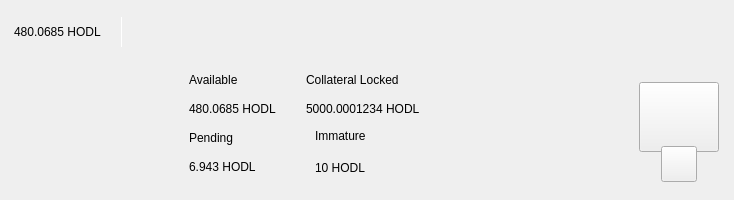
<?xml version="1.0" encoding="UTF-8"?>
<ui version="4.0">
 <class>TopBar</class>
 <widget class="QWidget" name="TopBar">
  <property name="geometry">
   <rect>
    <x>0</x>
    <y>0</y>
    <width>734</width>
    <height>200</height>
   </rect>
  </property>
  <property name="minimumSize">
   <size>
    <width>0</width>
    <height>200</height>
   </size>
  </property>
  <property name="maximumSize">
   <size>
    <width>16777215</width>
    <height>200</height>
   </size>
  </property>
  <property name="windowTitle">
   <string>Form</string>
  </property>
  <layout class="QVBoxLayout" name="verticalLayout_10" stretch="0">
   <property name="spacing">
    <number>0</number>
   </property>
   <property name="leftMargin">
    <number>0</number>
   </property>
   <property name="topMargin">
    <number>0</number>
   </property>
   <property name="rightMargin">
    <number>0</number>
   </property>
   <property name="bottomMargin">
    <number>0</number>
   </property>
   <item>
    <widget class="PFBorderImage" name="containerTop">
     <layout class="QVBoxLayout" name="verticalLayout_11">
      <property name="spacing">
       <number>0</number>
      </property>
      <property name="leftMargin">
       <number>0</number>
      </property>
      <property name="topMargin">
       <number>0</number>
      </property>
      <property name="rightMargin">
       <number>0</number>
      </property>
      <property name="bottomMargin">
       <number>0</number>
      </property>
      <item>
       <widget class="QWidget" name="top_container_2" native="true">
        <property name="minimumSize">
         <size>
          <width>0</width>
          <height>65</height>
         </size>
        </property>
        <layout class="QHBoxLayout" name="top_container">
         <property name="spacing">
          <number>0</number>
         </property>
         <property name="leftMargin">
          <number>14</number>
         </property>
         <property name="topMargin">
          <number>0</number>
         </property>
         <property name="rightMargin">
          <number>14</number>
         </property>
         <property name="bottomMargin">
          <number>0</number>
         </property>
         <item alignment="Qt::AlignVCenter">
          <widget class="QWidget" name="widgetTopAmount" native="true">
           <property name="sizePolicy">
            <sizepolicy hsizetype="Preferred" vsizetype="Maximum">
             <horstretch>0</horstretch>
             <verstretch>0</verstretch>
            </sizepolicy>
           </property>
           <layout class="QHBoxLayout" name="horizontalLayout_5">
            <property name="spacing">
             <number>0</number>
            </property>
            <property name="leftMargin">
             <number>0</number>
            </property>
            <property name="topMargin">
             <number>0</number>
            </property>
            <property name="rightMargin">
             <number>0</number>
            </property>
            <property name="bottomMargin">
             <number>0</number>
            </property>
            <item alignment="Qt::AlignTop">
             <widget class="QLabel" name="labelAmountTopPiv">
              <property name="minimumSize">
               <size>
                <width>0</width>
                <height>36</height>
               </size>
              </property>
              <property name="styleSheet">
               <string notr="true">padding:0px;margin:0px;</string>
              </property>
              <property name="text">
               <string>480.0685 HODL</string>
              </property>
             </widget>
            </item>
            <item>
             <spacer name="horizontalSpacer_11">
              <property name="orientation">
               <enum>Qt::Horizontal</enum>
              </property>
              <property name="sizeType">
               <enum>QSizePolicy::Fixed</enum>
              </property>
              <property name="sizeHint" stdset="0">
               <size>
                <width>20</width>
                <height>20</height>
               </size>
              </property>
             </spacer>
            </item>
            <item alignment="Qt::AlignVCenter">
             <widget class="QLabel" name="label_16">
              <property name="minimumSize">
               <size>
                <width>1</width>
                <height>30</height>
               </size>
              </property>
              <property name="maximumSize">
               <size>
                <width>1</width>
                <height>30</height>
               </size>
              </property>
              <property name="styleSheet">
               <string notr="true">background-color:white;
padding:0px;
border:none;</string>
              </property>
              <property name="text">
               <string/>
              </property>
             </widget>
            </item>
            <item>
             <spacer name="horizontalSpacer_12">
              <property name="orientation">
               <enum>Qt::Horizontal</enum>
              </property>
              <property name="sizeType">
               <enum>QSizePolicy::Fixed</enum>
              </property>
              <property name="sizeHint" stdset="0">
               <size>
                <width>20</width>
                <height>20</height>
               </size>
              </property>
             </spacer>
            </item>
           </layout>
          </widget>
         </item>
         <item>
          <spacer name="horizontalSpacer">
           <property name="orientation">
            <enum>Qt::Horizontal</enum>
           </property>
           <property name="sizeHint" stdset="0">
            <size>
             <width>40</width>
             <height>20</height>
            </size>
           </property>
          </spacer>
         </item>
         <item>
          <layout class="QHBoxLayout" name="horizontalLayout_4">
           <property name="spacing">
            <number>12</number>
           </property>
           <property name="rightMargin">
            <number>0</number>
           </property>
           <item alignment="Qt::AlignRight">
            <widget class="QWidget" name="layoutSync" native="true">
             <property name="minimumSize">
              <size>
               <width>0</width>
               <height>36</height>
              </size>
             </property>
             <property name="maximumSize">
              <size>
               <width>16777215</width>
               <height>36</height>
              </size>
             </property>
             <layout class="QVBoxLayout" name="verticalLayout_9">
              <property name="leftMargin">
               <number>0</number>
              </property>
              <property name="topMargin">
               <number>0</number>
              </property>
              <property name="rightMargin">
               <number>0</number>
              </property>
              <property name="bottomMargin">
               <number>0</number>
              </property>
              <item>
               <widget class="ExpandableButton" name="pushButtonSync" native="true">
                <property name="minimumSize">
                 <size>
                  <width>36</width>
                  <height>36</height>
                 </size>
                </property>
                <property name="maximumSize">
                 <size>
                  <width>16777215</width>
                  <height>36</height>
                 </size>
                </property>
               </widget>
              </item>
             </layout>
            </widget>
           </item>
           <item>
            <widget class="ExpandableButton" name="pushButtonMint" native="true">
             <property name="minimumSize">
              <size>
               <width>36</width>
               <height>36</height>
              </size>
             </property>
            </widget>
           </item>
           <item>
            <widget class="ExpandableButton" name="pushButtonStack" native="true">
             <property name="minimumSize">
              <size>
               <width>36</width>
               <height>36</height>
              </size>
             </property>
            </widget>
           </item>
           <item>
            <widget class="ExpandableButton" name="pushButtonHdWallet" native="true">
             <property name="minimumSize">
              <size>
               <width>36</width>
               <height>36</height>
              </size>
             </property>
            </widget>
           </item>
           <item>
            <widget class="ExpandableButton" name="pushButtonColdStaking" native="true">
             <property name="minimumSize">
              <size>
               <width>36</width>
               <height>36</height>
              </size>
             </property>
            </widget>
           </item>
           <item>
            <widget class="ExpandableButton" name="pushButtonConnection" native="true">
             <property name="minimumSize">
              <size>
               <width>36</width>
               <height>36</height>
              </size>
             </property>
            </widget>
           </item>
           <item>
            <widget class="ExpandableButton" name="pushButtonLock" native="true">
             <property name="sizePolicy">
              <sizepolicy hsizetype="Expanding" vsizetype="Expanding">
               <horstretch>0</horstretch>
               <verstretch>0</verstretch>
              </sizepolicy>
             </property>
             <property name="minimumSize">
              <size>
               <width>36</width>
               <height>0</height>
              </size>
             </property>
            </widget>
           </item>
           <item>
            <widget class="ExpandableButton" name="pushButtonTheme" native="true">
             <property name="minimumSize">
              <size>
               <width>36</width>
               <height>36</height>
              </size>
             </property>
             <property name="maximumSize">
              <size>
               <width>16777215</width>
               <height>36</height>
              </size>
             </property>
            </widget>
           </item>
           <item>
            <widget class="ExpandableButton" name="pushButtonFAQ" native="true">
             <property name="minimumSize">
              <size>
               <width>36</width>
               <height>36</height>
              </size>
             </property>
            </widget>
           </item>
          </layout>
         </item>
        </layout>
       </widget>
      </item>
      <item>
       <widget class="QWidget" name="bottom_container" native="true">
        <property name="minimumSize">
         <size>
          <width>0</width>
          <height>135</height>
         </size>
        </property>
        <layout class="QHBoxLayout" name="botton_container">
         <property name="leftMargin">
          <number>10</number>
         </property>
         <property name="topMargin">
          <number>0</number>
         </property>
         <property name="rightMargin">
          <number>10</number>
         </property>
         <property name="bottomMargin">
          <number>10</number>
         </property>
         <item>
          <spacer name="horizontalSpacer_4">
           <property name="orientation">
            <enum>Qt::Horizontal</enum>
           </property>
           <property name="sizeHint" stdset="0">
            <size>
             <width>40</width>
             <height>20</height>
            </size>
           </property>
          </spacer>
         </item>
         <item>
          <layout class="QHBoxLayout" name="horizontalLayout_3">
           <property name="bottomMargin">
            <number>9</number>
           </property>
           <item>
            <layout class="QVBoxLayout" name="verticalLayout_7">
             <property name="spacing">
              <number>0</number>
             </property>
             <property name="leftMargin">
              <number>0</number>
             </property>
             <property name="rightMargin">
              <number>30</number>
             </property>
             <item>
              <layout class="QHBoxLayout" name="horizontalLayout">
               <item>
                <layout class="QVBoxLayout" name="verticalLayout">
                 <item>
                  <widget class="QLabel" name="labelTitle1">
                   <property name="text">
                    <string>Available</string>
                   </property>
                  </widget>
                 </item>
                 <item>
                  <widget class="QLabel" name="labelAmountPiv">
                   <property name="text">
                    <string>480.0685 HODL</string>
                   </property>
                  </widget>
                 </item>
                </layout>
               </item>
               <item>
                <spacer name="horizontalSpacer_3">
                 <property name="orientation">
                  <enum>Qt::Horizontal</enum>
                 </property>
                 <property name="sizeType">
                  <enum>QSizePolicy::Fixed</enum>
                 </property>
                 <property name="sizeHint" stdset="0">
                  <size>
                   <width>30</width>
                   <height>20</height>
                  </size>
                 </property>
                </spacer>
               </item>
               <item>
                <layout class="QVBoxLayout" name="verticalLayout_2">
                 <item>
                  <widget class="QLabel" name="labelTitle5">
                   <property name="text">
                    <string>Collateral Locked</string>
                   </property>
                  </widget>
                 </item>
                 <item>
                  <widget class="QLabel" name="labelAmountCollateral">
                   <property name="text">
                    <string>5000.0001234 HODL</string>
                   </property>
                  </widget>
                 </item>
                </layout>
               </item>
              </layout>
             </item>
             <item>
              <layout class="QHBoxLayout" name="horizontalLayout_2">
               <property name="spacing">
                <number>0</number>
               </property>
               <item>
                <layout class="QVBoxLayout" name="verticalLayout_3">
                 <item>
                  <widget class="QLabel" name="labelTitle3">
                   <property name="text">
                    <string>Pending</string>
                   </property>
                  </widget>
                 </item>
                 <item>
                  <widget class="QLabel" name="labelPendingPiv">
                   <property name="text">
                    <string>6.943 HODL</string>
                   </property>
                  </widget>
                 </item>
                </layout>
               </item>
               <item>
                <spacer name="horizontalSpacer_5">
                 <property name="orientation">
                  <enum>Qt::Horizontal</enum>
                 </property>
                 <property name="sizeType">
                  <enum>QSizePolicy::Fixed</enum>
                 </property>
                 <property name="sizeHint" stdset="0">
                  <size>
                   <width>20</width>
                   <height>20</height>
                  </size>
                 </property>
                </spacer>
               </item>
               <item>
                <layout class="QVBoxLayout" name="verticalLayout_4">
                 <property name="spacing">
                  <number>6</number>
                 </property>
                 <property name="leftMargin">
                  <number>0</number>
                 </property>
                 <property name="rightMargin">
                  <number>0</number>
                 </property>
                 <item>
                  <widget class="QLabel" name="labelTitle4">
                   <property name="text">
                    <string>Immature</string>
                   </property>
                  </widget>
                 </item>
                 <item>
                  <widget class="QLabel" name="labelImmaturePiv">
                   <property name="text">
                    <string>10 HODL</string>
                   </property>
                  </widget>
                 </item>
                </layout>
               </item>
              </layout>
             </item>
            </layout>
           </item>
          </layout>
         </item>
         <item>
          <spacer name="horizontalSpacer_2">
           <property name="orientation">
            <enum>Qt::Horizontal</enum>
           </property>
           <property name="sizeHint" stdset="0">
            <size>
             <width>40</width>
             <height>20</height>
            </size>
           </property>
          </spacer>
         </item>
         <item alignment="Qt::AlignHCenter|Qt::AlignVCenter">
          <widget class="QWidget" name="qrContainer" native="true">
           <property name="sizePolicy">
            <sizepolicy hsizetype="Preferred" vsizetype="Minimum">
             <horstretch>0</horstretch>
             <verstretch>0</verstretch>
            </sizepolicy>
           </property>
           <property name="minimumSize">
            <size>
             <width>90</width>
             <height>110</height>
            </size>
           </property>
           <property name="maximumSize">
            <size>
             <width>90</width>
             <height>110</height>
            </size>
           </property>
           <layout class="QVBoxLayout" name="containerQR">
            <property name="spacing">
             <number>0</number>
            </property>
            <property name="leftMargin">
             <number>5</number>
            </property>
            <property name="topMargin">
             <number>10</number>
            </property>
            <property name="rightMargin">
             <number>5</number>
            </property>
            <property name="bottomMargin">
             <number>0</number>
            </property>
            <item>
             <widget class="QPushButton" name="btnQr">
              <property name="minimumSize">
               <size>
                <width>70</width>
                <height>70</height>
               </size>
              </property>
              <property name="maximumSize">
               <size>
                <width>16777215</width>
                <height>70</height>
               </size>
              </property>
              <property name="focusPolicy">
               <enum>Qt::NoFocus</enum>
              </property>
              <property name="text">
               <string/>
              </property>
              <property name="iconSize">
               <size>
                <width>70</width>
                <height>70</height>
               </size>
              </property>
             </widget>
            </item>
            <item>
             <spacer name="verticalSpacer">
              <property name="orientation">
               <enum>Qt::Vertical</enum>
              </property>
              <property name="sizeType">
               <enum>QSizePolicy::Fixed</enum>
              </property>
              <property name="sizeHint" stdset="0">
               <size>
                <width>20</width>
                <height>20</height>
               </size>
              </property>
             </spacer>
            </item>
            <item alignment="Qt::AlignHCenter|Qt::AlignBottom">
             <widget class="QPushButton" name="pushButtonQR">
              <property name="minimumSize">
               <size>
                <width>36</width>
                <height>36</height>
               </size>
              </property>
              <property name="maximumSize">
               <size>
                <width>36</width>
                <height>36</height>
               </size>
              </property>
              <property name="focusPolicy">
               <enum>Qt::NoFocus</enum>
              </property>
              <property name="text">
               <string/>
              </property>
             </widget>
            </item>
           </layout>
          </widget>
         </item>
        </layout>
       </widget>
      </item>
     </layout>
    </widget>
   </item>
  </layout>
 </widget>
 <customwidgets>
  <customwidget>
   <class>ExpandableButton</class>
   <extends>QWidget</extends>
   <header>qt/hodlcash/expandablebutton.h</header>
   <container>1</container>
  </customwidget>
  <customwidget>
   <class>PFBorderImage</class>
   <extends>QFrame</extends>
   <header>qt/hodlcash/pfborderimage.h</header>
   <container>1</container>
  </customwidget>
 </customwidgets>
 <resources/>
 <connections/>
</ui>
